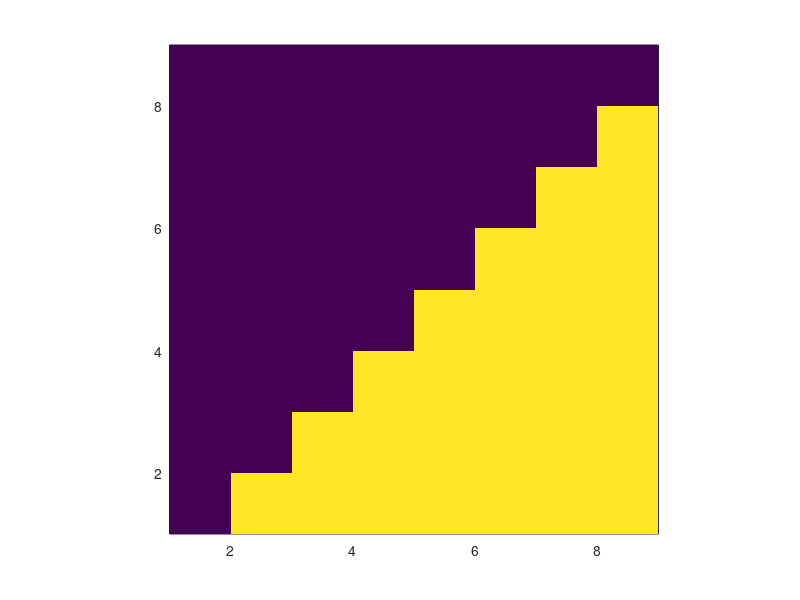

Here is the MATLAB script that generated this plot: (Note: this script raises an error after producing the figure.)
%% %%% Code to compare the genetic connectivity to the oceanographic connectivity at Kaikoura

%ADULTS 1-FST									
adult_FST=[0,0.999854839,0.999444423,0.999467321,0.999529126,0.99965921,0.999925277,0.997437771,0
	0,0,0.999399599,0.9999256,0.999689545,0.999389829,0.999654287,0.99783708,0
	0,0,0,0.999488704,0.99933971,0.999804531,0.999430607,0.99787105,0
	0,0,0,0,0.999410193,0.999965846,0.999787041,0.997693703,0
	0,0,0,0,0,0.999899762,0.999855302,0.9986196,0
	0,0,0,0,0,0,0.999615483,0.997855046,0
	0,0,0,0,0,0,0,0.99751664,0
	0,0,0,0,0,0,0,0,0
    0,0,0,0,0,0,0,0,0];

%% Plot the genetic connectivity

n = 9;
%fst matrix
[xi,yi]=meshgrid(1:1:n, 1:1:n);
zi = (adult_FST);
figure()
hi = pcolor(xi,yi,zi);
set(hi, 'EdgeColor', 'none');
hold on
axis square
colormap(bluewhitered);
ylabel('Source Habitat');
xlabel('Receiving Habitat');
colorbar
title('Genetic Adults - Kaikoura Paua')
c = colorbar;
caxis([0.997 1])
c.Label.String = 'Percentage of settlement';
set(gca,'YTickLabel',{'BoatH', 'Blocks', 'Katu', 'KaiP', 'HBay', 'Papa', 'Ward', 'CapeC'}, ...
    'YTick',[1+1/2, 1+1/2+1, 1+1/2+2, 1+1/2+3, 1+1/2+4, 1+1/2+5, 1+1/2+6, 1+1/2+7],'fontsize',10);
set(gca,'XTickLabel',{'BoatH', 'Blocks', 'Katu', 'KaiP', 'HBay', 'Papa', 'Ward', 'CapeC'}, ...
    'XTick',[1+1/2, 1+1/2+1, 1+1/2+2, 1+1/2+3, 1+1/2+4, 1+1/2+5, 1+1/2+6, 1+1/2+7],'fontsize',10);
c.Label.String = 'Inverse of Fst value';

%% Juvenile 1-FST

juvenile_FST=[0,0.999462513,1,0.999356663,0.998866528,0.999041937,0.999257819,0.99867092,0
    0,0,0.999939681,0.999871365,0.999006579,0.999143752,0.999472942,0.998244523,0
    0,0,0,1,0.999822521,0.999804076,0.999826889,0.999538773,0
    0,0,0,0,0.999697724,0.999544619,1,0.999884678,0
    0,0,0,0,0,0.999685962,0.998667215,0.998494203,0
    0,0,0,0,0,0,0.999295542,0.998909507,0
    0,0,0,0,0,0,0,0.999056162,0
    0,0,0,0,0,0,0,0,0
    0,0,0,0,0,0,0,0,0];

%% Plot the genetic connectivity

n = 9;
%fst matrix
[xi,yi]=meshgrid(1:1:n, 1:1:n);
zi = (juvenile_FST);
figure()
hi = pcolor(xi,yi,zi);
set(hi, 'EdgeColor', 'none');
hold on
axis square
colormap(bluewhitered);
ylabel('Source Habitat');
xlabel('Receiving Habitat');
colorbar
title('Genetic Juveniles - Kaikoura Paua')
c = colorbar;
caxis([0.998 1])
c.Label.String = 'Percentage of settlement';
set(gca,'YTickLabel',{'BoatH', 'Blocks', 'Katu', 'KaiP', 'HBay', 'Papa', 'Ward', 'CapeC'}, ...
    'YTick',[1+1/2, 1+1/2+1, 1+1/2+2, 1+1/2+3, 1+1/2+4, 1+1/2+5, 1+1/2+6, 1+1/2+7],'fontsize',10);
set(gca,'XTickLabel',{'BoatH', 'Blocks', 'Katu', 'KaiP', 'HBay', 'Papa', 'Ward', 'CapeC'}, ...
    'XTick',[1+1/2, 1+1/2+1, 1+1/2+2, 1+1/2+3, 1+1/2+4, 1+1/2+5, 1+1/2+6, 1+1/2+7],'fontsize',10);
c.Label.String = 'Inverse of Fst value';

